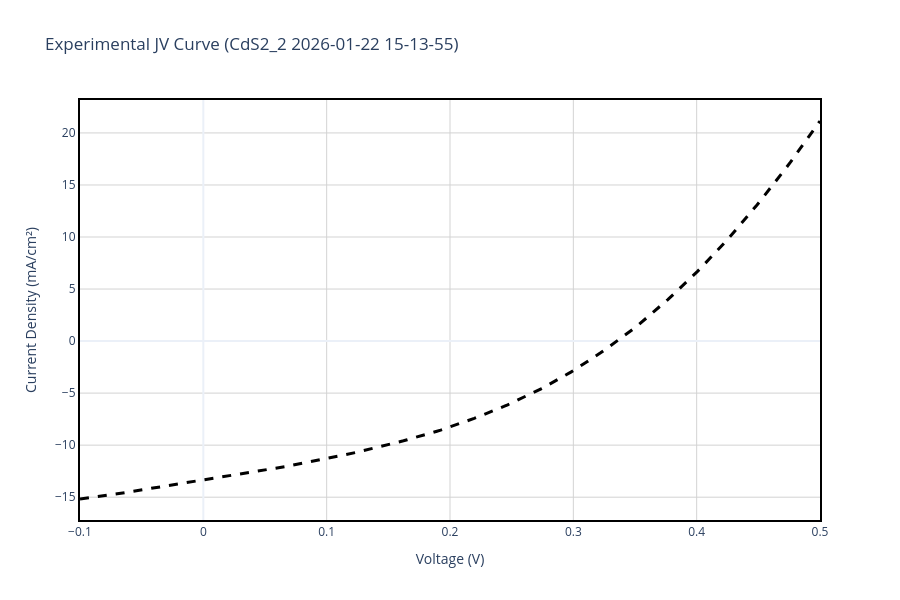

The notebook cell saved with this chart:
### Markdown cell above
## Section 2: Experimental Data Reading and Visualization

### Background: The J-V Curve
The current density-voltage (J-V) curve is a fundamental characterization of photovoltaic devices. It shows how the current output of a solar cell varies with applied voltage under steady illumination. Key parameters extracted from the J-V curve include:

- **$V_{oc}$ (Open Circuit Voltage)**: Maximum voltage output when no current flows  
- **$J_{sc}$ (Short Circuit Current Density)**: Maximum current when voltage is zero  
- **$FF$ (Fill Factor)**: Ratio of maximum power to the product of $V_{oc}$ and $J_{sc}$  
- **$\eta$ (Power Conversion Efficiency)**: Percentage of incident solar power converted to electrical power

In this section, we read experimental I-V data from the solar simulator measurements and prepare it for comparison with simulations.

### Code cell
# -------------------------------------------------------------
# PLOT 1: READ EXPERIMENTAL DATA & CONVERT TO JV CURVE
# -------------------------------------------------------------

# File paths (Adjust these to match your actual file names in the folder)
exp_file = "C:/Users/jp_ol/OneDrive/Ambiente de Trabalho/TESE/Data_Analysis/data/CdS2/CdS2_IV Graph.xlsx"
results_file = "C:/Users/jp_ol/OneDrive/Ambiente de Trabalho/TESE/Data_Analysis/data/CdS2/CdS2_Results Table.xlsx"

# The specific measurement you want to plot
col_name = "CdS2_2 2026-01-22 15-13-55"  # Adjust this to match the exact measurement name in your IV GRAPH excel

# 1. READ RESULTS TABLE TO CALCULATE EXACT ACTIVE AREA
try:
    results_df = pd.read_excel(results_file, engine='openpyxl')
    
    print(f"📊 Available measurements in Results Table:")
    for i, meas in enumerate(results_df['Measurement'].values):
        print(f"   {i}: {meas}")
    
    # Locate the specific measurement in the Results Table
    target_row = results_df[results_df['Measurement'] == col_name]
    
    if not target_row.empty:
        isc_a = target_row['Isc A'].values[0]
        jsc_ma = target_row['Jsc mA/cm2'].values[0]
        
        # Calculate Active Area: (Isc / Jsc) * 1000
        calculated_area = (isc_a / jsc_ma) * 1000
        print(f"\n✅ Target measurement '{col_name}' found in Results Table.")
        print(f"📐 Dynamically calculated Active Area: {calculated_area:.4f} cm²")
    else:
        print(f"\n⚠️ Measurement '{col_name}' NOT FOUND in Results Table!")
        print(f"   Please update 'col_name' variable to match one of the measurements above.")
        print(f"   Using fallback area: {ACTIVE_AREA_CM2} cm²")
        calculated_area = ACTIVE_AREA_CM2
except Exception as e:
    print(f"❌ Error reading Results Table: {type(e).__name__}: {e}")
    print(f"   Using fallback area: {ACTIVE_AREA_CM2} cm²")
    calculated_area = ACTIVE_AREA_CM2

# 2. READ IV GRAPH & CONVERT TO JV CURVE
exp_df_raw = pd.read_excel(exp_file, header=None)
col_idx = None
for i in range(len(exp_df_raw.columns)):
    if col_name in str(exp_df_raw.iloc[0, i]):
        col_idx = i
        break

if col_idx is None:
    raise ValueError(f"Column '{col_name}' not found in {exp_file}")

# Skip the 1st row (which contains the string headers 'Vmeas' and 'Imeas')
# Row 0: measurement label, Row 1: column type labels, Row 2+: data
v_exp_raw = pd.to_numeric(exp_df_raw.iloc[2:, col_idx], errors='coerce')
i_exp_raw = pd.to_numeric(exp_df_raw.iloc[2:, col_idx + 1], errors='coerce')

# Remove NaN values
valid_mask = pd.notna(v_exp_raw) & pd.notna(i_exp_raw)
v_exp = v_exp_raw[valid_mask].values
i_exp = i_exp_raw[valid_mask].values

# Convert Current (A) to Current Density (mA/cm2) using the dynamically calculated area
j_exp = (i_exp * 1000) / calculated_area

# Invert current if necessary (to match SCAPS typical output or 1st quadrant representation)
if INVERT_EXP_CURRENT:
    j_exp = -j_exp

# Create a clean DataFrame
exp_data = pd.DataFrame({'v(V)': v_exp, 'jtot(mA/cm2)': j_exp}).dropna()

# Apply correction factor to experimental current density from EQE    ------------------------------ correction factor HERE
exp_data['jtot(mA/cm2)'] = exp_data['jtot(mA/cm2)'] * 0.847287

# 3. PLOT EXPERIMENTAL JV CURVE
fig1 = go.Figure()
fig1.add_trace(go.Scatter(
    x=exp_data['v(V)'], 
    y=exp_data['jtot(mA/cm2)'], 
    mode='lines', name='Experimental (Converted to J)', 
    line=dict(color='black', dash='dash', width=3)
))
fig1.update_xaxes(showline=True, linewidth=2, linecolor='black', mirror=True)
fig1.update_yaxes(showline=True, linewidth=2, linecolor='black', mirror=True)
fig1.update_layout(
    title=f"Experimental JV Curve ({col_name})",
    xaxis_title='Voltage (V)',
    yaxis_title='Current Density (mA/cm²)',
    template='plotly_white', width=900, height=600,
    plot_bgcolor='white',
    xaxis=dict(showgrid=True, gridwidth=1, gridcolor='lightgray'),
    yaxis=dict(showgrid=True, gridwidth=1, gridcolor='lightgray')
)
fig1.show()
fig1.write_image(os.path.join(plots_dir, 'Experimental_JV.png'), width=900, height=600)
print(f"✅ Saved Plot 1 to {plots_dir}/Experimental_JV.png")

print(f"📈 Maximum Current Density: {max(exp_data['jtot(mA/cm2)']):.2f} mA/cm²")

### Figure 1 — Plotly figure (JSON) as saved in the notebook; plotly's stock layout.template omitted (floating-point values rounded to 4 significant figures; data arrays with more than 128 entries replaced by an {"elided": "..."} marker saying what was removed)
{"data": [{"line": {"color": "black", "dash": "dash", "width": 3}, "mode": "lines", "name": "Experimental (Converted to J)", "type": "scatter", "x": {"elided": "200 float values"}, "y": {"elided": "200 float values"}}], "layout": {"height": 600, "plot_bgcolor": "white", "title": {"text": "Experimental JV Curve (CdS2_2 2026-01-22 15-13-55)"}, "width": 900, "xaxis": {"gridcolor": "lightgray", "gridwidth": 1, "linecolor": "black", "linewidth": 2, "mirror": true, "showgrid": true, "showline": true, "title": {"text": "Voltage (V)"}}, "yaxis": {"gridcolor": "lightgray", "gridwidth": 1, "linecolor": "black", "linewidth": 2, "mirror": true, "showgrid": true, "showline": true, "title": {"text": "Current Density (mA/cm²)"}}}}
